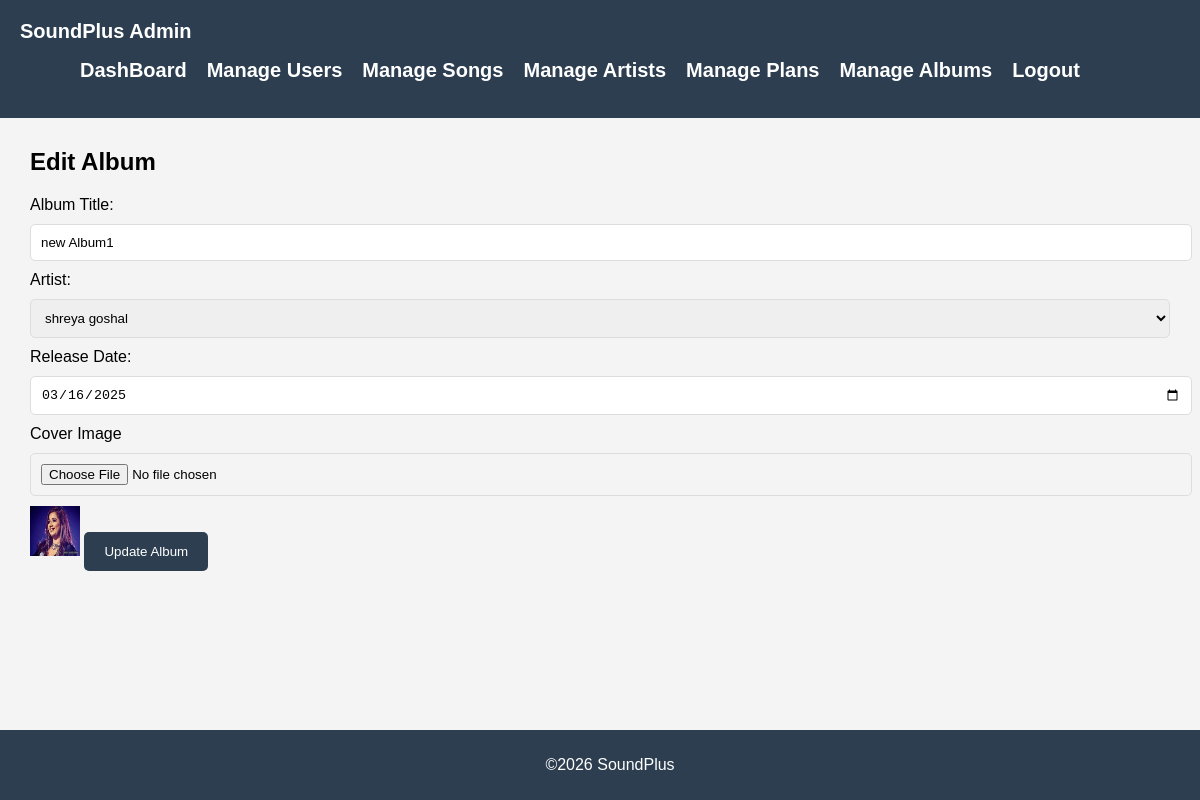
/admin/pages/edit_album.php?album_id=5 (signed in), run on the app's committed database.
### tables this page shows
CREATE TABLE IF NOT EXISTS `albums` (
  `album_id` int(11) NOT NULL AUTO_INCREMENT,
  `title` varchar(100) NOT NULL,
  `artist_id` int(11) NOT NULL,
  `cover_image` varchar(255) DEFAULT NULL,
  `release_date` date DEFAULT NULL,
  PRIMARY KEY (`album_id`),
  KEY `artist_id` (`artist_id`)
);

CREATE TABLE IF NOT EXISTS `artists` (
  `artist_id` int(11) NOT NULL AUTO_INCREMENT,
  `name` varchar(100) NOT NULL,
  `profile_picture` varchar(255) DEFAULT NULL,
  `bio` text,
  `created_at` timestamp NULL DEFAULT CURRENT_TIMESTAMP,
  PRIMARY KEY (`artist_id`)
);

### admin/pages/edit_album.php (the view, shortened to what this page needs)
<?php
include('../includes/admin_header.php');
include('../includes/admin_db_connect.php');
if(isset($_GET['album_id'])){
    $album_id=intval($_GET['album_id']);
    $query="SELECT * FROM albums WHERE album_id=?";
    $stmt=$conn->prepare($query);
    $stmt->bind_param("i",$album_id);
    $stmt->execute();
    $result=$stmt->get_result();
    $album=$result->fetch_assoc();
    $query_artist="SELECT artist_id,name FROM artists";
    $artist_result=$conn->query($query_artist);
}
else{
    header('Location: manage_albums.php');
    exit();
}
?>
<!DOCTYPE html>
<html lang="en">
<head>
</head>
<body>
    <div class="container">
      <h2>Edit Album</h2>
      <form action="" method="POST" enctype="multipart/form-data">
      <label for="title">Album Title:</lable>
      <input type="text" name="title" id="title" value="<?php echo $album['title']; ?>" required>
      <label for="artist_id">Artist:</lable>
      <select name="artist_id" id="artist_id" required>
   <?php while($artist=$artist_result->fetch_assoc()) { ?>
   <option value="<?php echo $artist['artist_id']; ?>"
   <?php echo ($artist['artist_id'] == $album['artist_id']) ? 'selected' : ''; ?>>
   <?php echo $artist['name']; ?>
  </option>
  <?php } ?>
  </select>
  <label for="release_date">Release Date:</label>
  <input type="date" name="release_date" id="release_date" value="<?php echo $album['release_date']; ?>" required>
  <label for="cover_image">Cover Image</label>
  <input type="file" name="cover_image" id="cover_image">
  <img src="../assets/images/album_covers/<?php echo $album['cover_image']; ?>" alt="current Cover Image" style="width: 50px; height: 50px;">
  <button type="submit">Update Album</button>
</form>
    </div>
    <?php include('../includes/admin_footer.php'); ?>
</body>
</html>

### admin/css/admin.css (style rules this page uses)
body { font-family: Arial, sans-serif; background-color: #f4f4f4; margin: 0; padding: 0; }
.container { margin: 30px; }
form input, form select, form textarea { width: 100%; padding: 10px; margin: 10px 0; border: 1px solid #ddd; border-radius: 5px; }
form button { background-color: #2c3e50; color: #fff; padding: 12px 20px; border: none; border-radius: 5px; cursor: pointer; }

### data on the page
albums: title "new Album1", artist_id "shreya goshal", release_date "03/16/2025", cover_image (picture)
